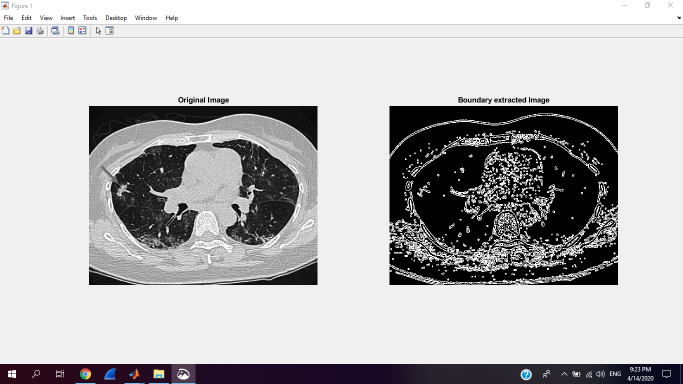
%> input picture Mask With Edge For Lung/1.png, 1366 x 768 px (shown at 1/2 size)
$ octave Boundary_Extraction.m   (GNU Octave 9; MATLAB toolbox functions it lacks are replaced by stand-ins)
%> lines starting %> are read from the running program, lines starting %| are printed output that depends on the picture; in (x1, y1, x2, y2) boxes, pixels count from 0 and x2, y2 are one past the last pixel; in counts of white or black regions, pixels touching at a corner belong together; the program's own positions count from 1
A=imread('1.png');
%> A is the input picture: size 768x1366x3 uint8; mean R, G, B 181.9, 181.2, 182.2

C=rgb2gray(A);

C(C<225)=0;
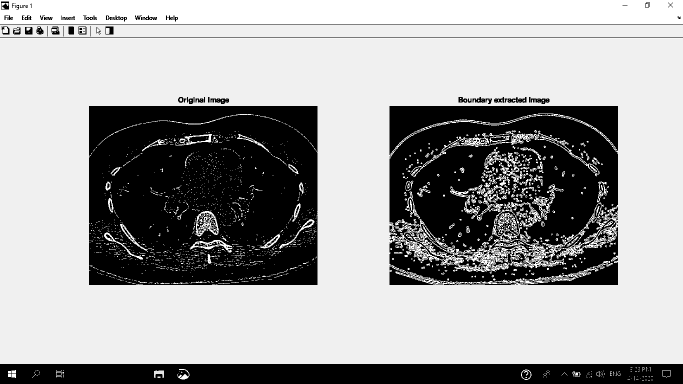
%> C: size 768x1366 uint8 (shown at 1/2 size); min 0, max 255, mean 161.8

s=strel('disk',5,0);%Structuring element

D=~im2bw(C);%binary Image
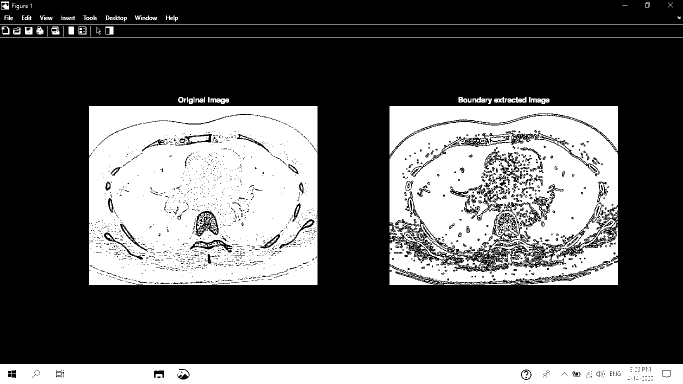
%> D: size 768x1366 logical (shown at 1/2 size); 33.2% white; 1143 white regions (1039 under 20 px), largest, box (x1, y1, x2, y2) and area: (178, 212, 635, 570) 151783, (779, 212, 1236, 570) 129444, (0, 728, 1366, 768) 53140

F=imerode(D,s);%Erode the image by structuring element
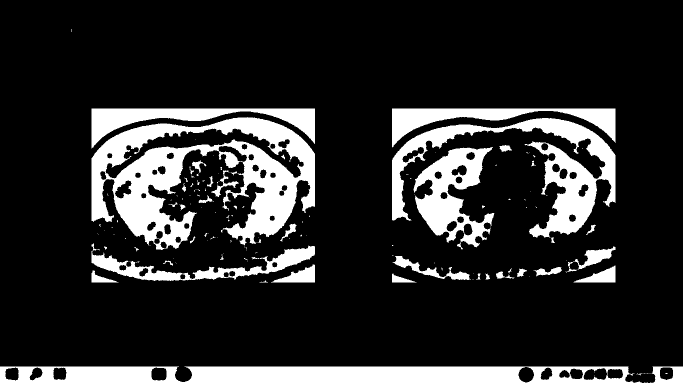
%> F: size 768x1366 logical (shown at 1/2 size); 17.1% white; 153 white regions (106 under 20 px), largest, box (x1, y1, x2, y2) and area: (183, 234, 630, 500) 53982, (0, 733, 1366, 768) 39384, (784, 236, 1231, 475) 27506


%subplot(2,1,1),imshow(A);title('Original Image');
subplot(1,2,1),imshow(A);title('Original Image');

subplot(1,2,2 ),imshow(D-F);title('Boundary extracted Image');
%> after `imshow(D-F)`:
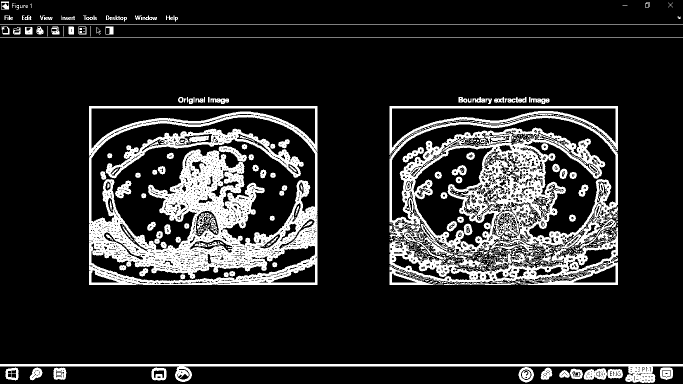
%> displayed picture: size 768x1366, on the screen's scale of 0 to 255 (shown at 1/2 size); 16.1% white; 1199 white regions (1039 under 20 px), largest, box (x1, y1, x2, y2) and area: (779, 212, 1236, 570) 65773, (178, 212, 635, 570) 61348, (0, 728, 1366, 766) 8963

$ run again, with Mask With Edge For Lung/10.png copied over Mask With Edge For Lung/1.png
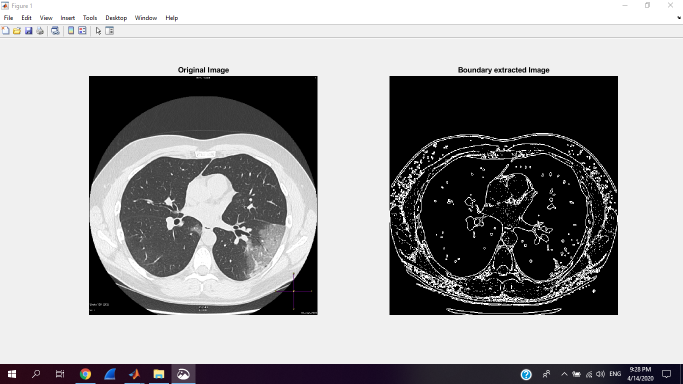
%> input picture Mask With Edge For Lung/10.png, 1366 x 768 px (shown at 1/2 size)
%> A is the input picture: size 768x1366x3 uint8; mean R, G, B 158.2, 157.6, 158.5
%> `D=~im2bw(C);`:
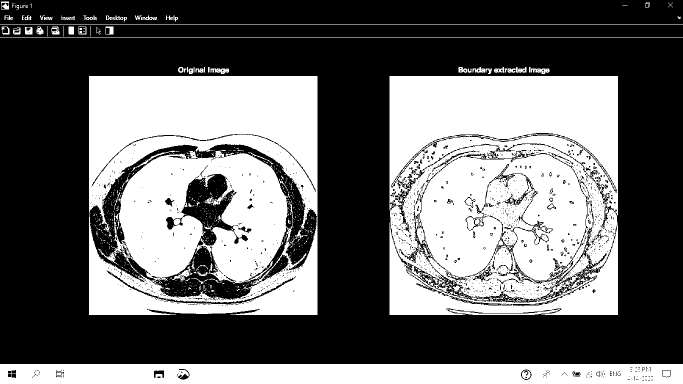
%> D: size 768x1366 logical (shown at 1/2 size); 41.2% white; 1043 white regions (954 under 20 px), largest, box (x1, y1, x2, y2) and area: (779, 152, 1236, 630) 195533, (178, 152, 635, 630) 171920, (0, 728, 1366, 768) 53131
%> F: size 768x1366 logical; 25.9% white; 161 white regions (106 under 20 px), largest, box (x1, y1, x2, y2) and area: (183, 157, 630, 365) 57225, (784, 157, 1231, 363) 56421, (0, 733, 1366, 768) 39384
%> `imshow(D-F)`:
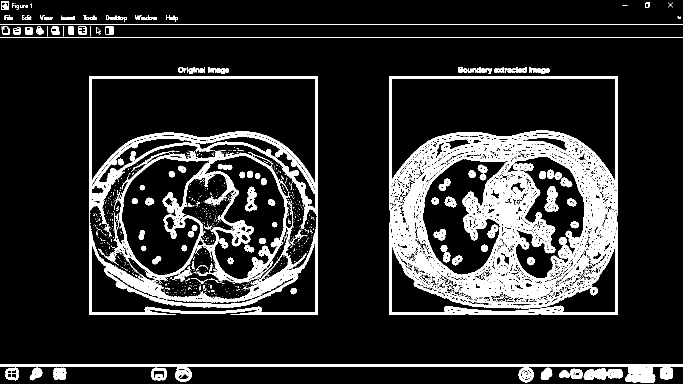
%> displayed picture: size 768x1366, on the screen's scale of 0 to 255 (shown at 1/2 size); 15.2% white; 1101 white regions (954 under 20 px), largest, box (x1, y1, x2, y2) and area: (779, 152, 1236, 630) 80161, (178, 152, 635, 630) 45713, (0, 728, 1366, 766) 8963
